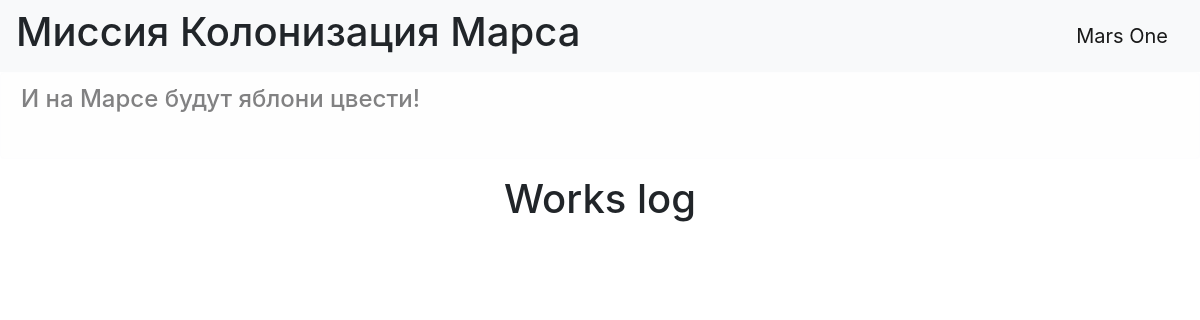
The app's page /, older data.
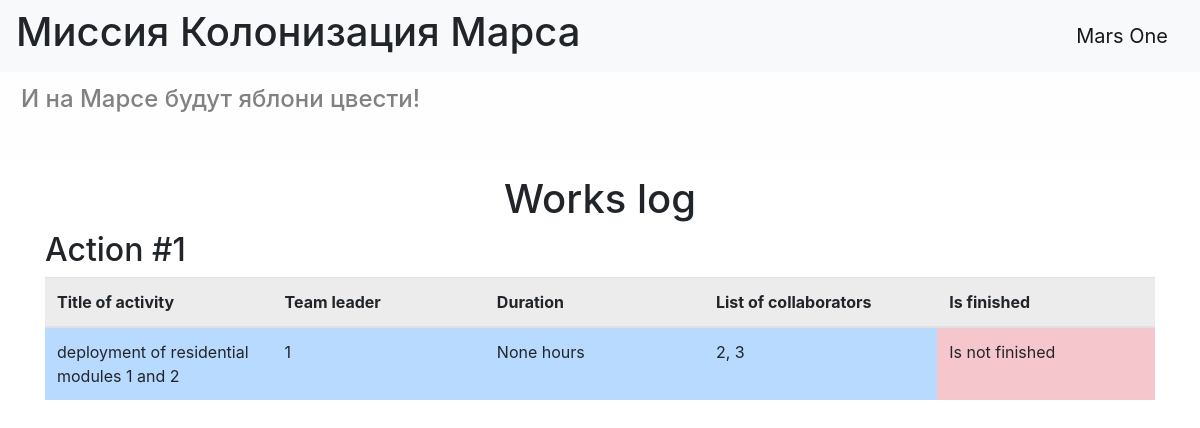
The same page, newer data.
### data/jobs.py (models this page shows)
class Jobs(SqlAlchemyBase):
    __tablename__ = 'jobs'
    id = sqlalchemy.Column(sqlalchemy.Integer,
                           primary_key=True, autoincrement=True)
    team_leader = sqlalchemy.Column(sqlalchemy.Integer,
                                    sqlalchemy.ForeignKey("users.id"))
    job = sqlalchemy.Column(sqlalchemy.String, nullable=True)
    worksize = sqlalchemy.Column(sqlalchemy.Integer)
    collaborators = sqlalchemy.Column(sqlalchemy.String, nullable=True)
    start_date = sqlalchemy.Column(sqlalchemy.DateTime)
    end_date = sqlalchemy.Column(sqlalchemy.DateTime)
    is_finished = sqlalchemy.Column(sqlalchemy.Boolean)
    user = orm.relation('User')

### main.py (the view)
@app.route('/')
def index():
    db_sess = db_session.create_session()
    jobs = db_sess.query(Jobs).all()
    return render_template("index.html", jobs=jobs, title="Work logs")

### data/db_session.py (called while the page is built)
def create_session() -> Session:
    global __factory
    return __factory()

### templates/index.html
{% extends "base.html" %}
{% block content %}
<h1 align="center">Works log</h1>
{% for job in jobs %}
<h2>Action #{{ job.id }}</h2>
<table class="table">
  <thead class="table-active">
    <tr>
        <th scope="col" width=300 height="30">Title of activity</th>
        <th scope="col" width=300 height="30">Team leader</th>
        <th scope="col" width=300 height="30">Duration</th>
        <th scope="col" width=300 height="30">List of collaborators</th>
        <th scope="col" width=300 height="30">Is finished</th>
    </tr>
  </thead>
  <tbody class="table-primary">
    <tr>
        <td>{{ job.job }}</td>
        <td>{{ job.team_leader }}</td>
        <td>{{ job.worksize }} hours</td>
        <td>{{ job.collaborators }}</td>
        {% if job.is_finished %}
        <td class="table-success">Is finished</td>
        {% else %}
        <td class="table-danger">Is not finished</td>
        {% endif %}
    </tr>
  </tbody>
</table>
{% endfor %}
{% endblock %}

Row changes from the older to the newer data that the page shows:
added Jobs: id "1", job "deployment of residential modules 1 and 2", team_leader "1", worksize "None", collaborators "2, 3", is_finished "Is not finished"
